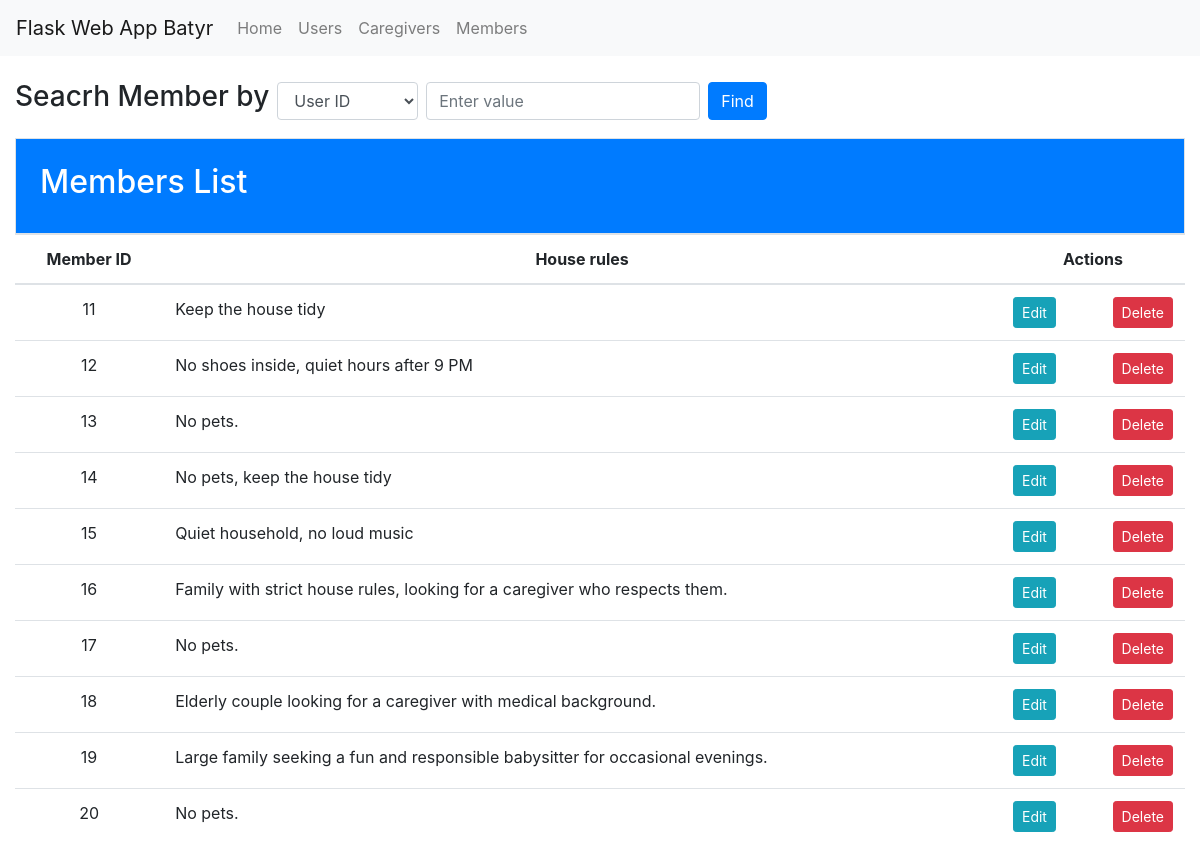
The app's page /members, older data.
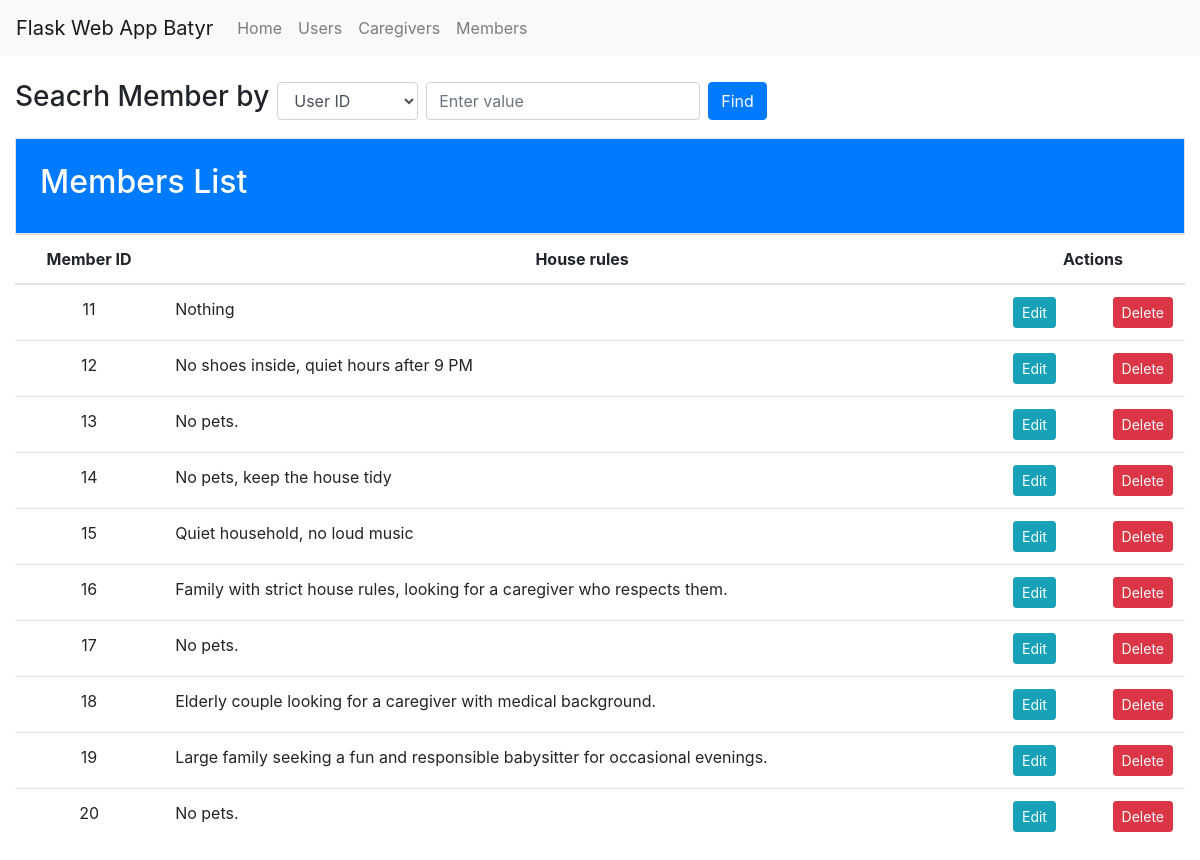
The same page, newer data.
### flaskApp/models.py (models this page shows)
class Member(db.Model):
    __tablename__ = 'member'
    member_user_id = db.Column(db.Integer, db.ForeignKey('users.user_id', ondelete='CASCADE'), primary_key=True)
    house_rules = db.Column(db.Text, nullable=False)
    user = relationship("User", back_populates="member")

### flaskApp/views.py (the view)
@app.route('/members')
def member_list():
    members = Member.query.all()
    form = MemberForm()
    return render_template('Member/member.html', members=members, form=form)

### flaskApp/forms.py
class MemberForm(FlaskForm):
    house_rules = TextAreaField('House Rules', validators=[DataRequired()])

### flaskApp/templates/Member/member.html (shortened to what this page needs)
{% extends 'base.html' %} {% block title %}Members Table{% endblock %} {% block
    content %}
    <div class="mb-3">
      <form class="form-inline" method="GET" action="/search_members">
        <div class="form-group mr-2">
          <label for="attribute" ><h3>Seacrh Member by</h3> </label>
        </div>
        <div class="form-group mr-2">
          <select class="form-control" name="attribute">
            <option value="member_user_id">User ID</option>
          </select>
        </div>
        <div class="form-group mr-2">
          <input type="text" class="form-control" name="value" placeholder="Enter value">
        </div>
        <button type="submit" class="btn btn-primary">Find</button>
      </form>
    </div>
    <div class="h-200 p-4 text-white bg-primary border rounded-3">
      <h2>
        Members List
      </h2>
    </div>
    <div class="table-responsive">
      <table class="table table-hover table-white" id="#memberTable">
        <thead>
          <tr class="text-center" >
            <th scope="col" >Member ID</th>
            <th scope="col" style=" vertical-align: middle;">House rules</th>
            <th scope="col" style=" vertical-align: middle;">Actions</th>
          </tr>
        </thead>
        <tbody>
          {% for member in members %}
          <tr >
            <td class="text-center">{{member.member_user_id }}</td>
            <td>{{member.house_rules}}</td>
            <td>
              <div class="d-flex justify-content-between">
                <a href="/edit_member/{{member.member_user_id}}" class="btn btn-sm btn-info mr-2"
                  data-toggle="modal" data-target="#editMemberModal{{member.member_user_id}}">Edit</a>
                <a href="/delete_member/{{member.member_user_id}}" class="btn btn-sm btn-danger"
                  onclick="return confirm('Are you sure?')">Delete</a>
              </div>
            </td>
          </tr>
          {% endfor %}
        </tbody>
      </table>
    </div>
    {% endblock %}

Row changes from the older to the newer data that the page shows:
changed Member id 11: house_rules "Keep the house tidy" → "Nothing"
